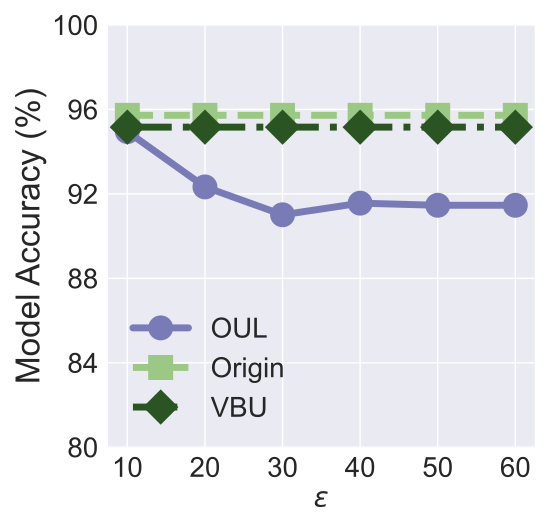

Source code (Python):


import numpy as np
import matplotlib.pyplot as plt

epsilon = 3
beta = 1 / epsilon


x=[1, 2, 3, 4, 5, 6]
# validation_for_plt =[97,95.8600, 94.9400, 93.5400, 93.2400]
# attack_for_plt=[0, 0.3524, 0, 0.1762, 0.1762]
# basic_for_plt=[99.8, 99.8, 99.8, 99.8, 99.8]

labels = ['10', '20', '30', '40', '50', '60']
# unl_org = [97.77, 97.55, 97.35, 97.29, 97.21, 97.21]

# unl_hess_r = [96.6, 96.66, 96.04, 95.94, 95.85, 97.21]
OUL = [0.9495, 0.9233, 0.9101, 0.9156, 0.9146, 0.9146]

org_acc = [0.9572, 0.9572, 0.9572, 0.9572, 0.9572, 0.9572]

vbu_acc = [0.9516,  0.9516, 0.9516, 0.9516, 0.9516, 0.9516]
# unl_ss_wo = [94.32, 94.53, 94.78, 93.38, 94.04, 97.21]


for i in range(len(OUL)):
    OUL[i] = OUL[i]*100
    org_acc[i] = org_acc[i]*100
    vbu_acc[i] = vbu_acc[i]*100

plt.style.use('seaborn')
plt.figure(figsize=(5.5, 5.3))
l_w=5
m_s=15
marker_s = 3
markevery=1
#plt.figure(figsize=(8, 5.3))
#plt.plot(x, unl_fr, color='blue', marker='^', label='Retrain',linewidth=l_w, markersize=m_s)
plt.plot(x, OUL, linestyle='-', color='#797BB7', marker='o', fillstyle='full', markevery=markevery,
         label='OUL', linewidth=l_w, markersize=m_s, markeredgewidth=marker_s)

#plt.plot(x, unl_ss_w, color='g',  marker='*',  label='PriMU$_{w}$',linewidth=l_w, markersize=m_s)
plt.plot(x, org_acc, linestyle='--', color='#9BC985',  marker='s', fillstyle='full', markevery=markevery,
         label='Origin',linewidth=l_w, markersize=m_s, markeredgewidth=marker_s)



plt.plot(x, vbu_acc, linestyle='-.', color='#2A5522',  marker='D', fillstyle='full', markevery=markevery,
         label='VBU',linewidth=l_w, markersize=m_s, markeredgewidth=marker_s)

# plt.grid()
leg = plt.legend(fancybox=True, shadow=True)
# plt.xlabel('Malicious Client Ratio (%)' ,fontsize=16)
plt.ylabel('Model Accuracy (%)' ,fontsize=24)
my_y_ticks = np.arange(80., 101, 4)
plt.yticks(my_y_ticks,fontsize=20)
plt.xlabel('$\epsilon$' ,fontsize=20)

plt.xticks(x, labels, fontsize=20)
# plt.title('CIFAR10 IID')

# plt.annotate(r"1e0", xy=(0.1, 1.01), xycoords='axes fraction', xytext=(-10, 10), textcoords='offset points', ha='right', va='center', fontsize=15)


# plt.title('(c) Utility Preservation', fontsize=24)
plt.legend(loc='best',fontsize=20)
plt.tight_layout()
#plt.title("MNIST")
plt.rcParams['figure.figsize'] = (2.0, 1)
plt.rcParams['image.interpolation'] = 'nearest'
plt.rcParams['figure.subplot.left'] = 0.11
plt.rcParams['figure.subplot.bottom'] = 0.08
plt.rcParams['figure.subplot.right'] = 0.977
plt.rcParams['figure.subplot.top'] = 0.969
plt.savefig('CelebA_model_acc_eps.pdf', format='pdf', dpi=200)
plt.show()
